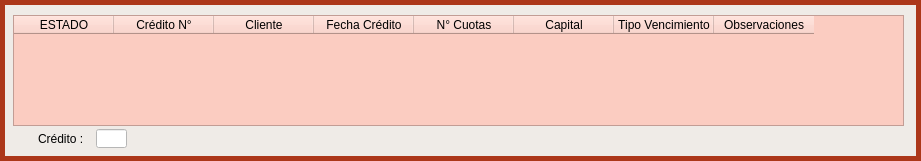
      <widget class="QGroupBox" name="groupBox_2">
       <property name="geometry">
        <rect>
         <x>31</x>
         <y>99</y>
         <width>921</width>
         <height>161</height>
        </rect>
       </property>
       <property name="palette">
        <palette>
         <active>
          <colorrole role="WindowText">
           <brush brushstyle="SolidPattern">
            <color alpha="255">
             <red>0</red>
             <green>0</green>
             <blue>0</blue>
            </color>
           </brush>
          </colorrole>
          <colorrole role="Button">
           <brush brushstyle="SolidPattern">
            <color alpha="255">
             <red>239</red>
             <green>235</green>
             <blue>231</blue>
            </color>
           </brush>
          </colorrole>
          <colorrole role="Light">
           <brush brushstyle="SolidPattern">
            <color alpha="255">
             <red>255</red>
             <green>187</green>
             <blue>153</blue>
            </color>
           </brush>
          </colorrole>
          <colorrole role="Midlight">
           <brush brushstyle="SolidPattern">
            <color alpha="255">
             <red>255</red>
             <green>144</green>
             <blue>89</blue>
            </color>
           </brush>
          </colorrole>
          <colorrole role="Dark">
           <brush brushstyle="SolidPattern">
            <color alpha="255">
             <red>127</red>
             <green>51</green>
             <blue>12</blue>
            </color>
           </brush>
          </colorrole>
          <colorrole role="Mid">
           <brush brushstyle="SolidPattern">
            <color alpha="255">
             <red>170</red>
             <green>68</green>
             <blue>16</blue>
            </color>
           </brush>
          </colorrole>
          <colorrole role="Text">
           <brush brushstyle="SolidPattern">
            <color alpha="255">
             <red>0</red>
             <green>0</green>
             <blue>0</blue>
            </color>
           </brush>
          </colorrole>
          <colorrole role="BrightText">
           <brush brushstyle="SolidPattern">
            <color alpha="255">
             <red>255</red>
             <green>255</green>
             <blue>255</blue>
            </color>
           </brush>
          </colorrole>
          <colorrole role="ButtonText">
           <brush brushstyle="SolidPattern">
            <color alpha="255">
             <red>0</red>
             <green>0</green>
             <blue>0</blue>
            </color>
           </brush>
          </colorrole>
          <colorrole role="Base">
           <brush brushstyle="SolidPattern">
            <color alpha="255">
             <red>239</red>
             <green>235</green>
             <blue>231</blue>
            </color>
           </brush>
          </colorrole>
          <colorrole role="Window">
           <brush brushstyle="SolidPattern">
            <color alpha="255">
             <red>239</red>
             <green>235</green>
             <blue>231</blue>
            </color>
           </brush>
          </colorrole>
          <colorrole role="Shadow">
           <brush brushstyle="SolidPattern">
            <color alpha="255">
             <red>0</red>
             <green>0</green>
             <blue>0</blue>
            </color>
           </brush>
          </colorrole>
          <colorrole role="Highlight">
           <brush brushstyle="SolidPattern">
            <color alpha="255">
             <red>255</red>
             <green>170</green>
             <blue>127</blue>
            </color>
           </brush>
          </colorrole>
          <colorrole role="AlternateBase">
           <brush brushstyle="SolidPattern">
            <color alpha="255">
             <red>255</red>
             <green>178</green>
             <blue>140</blue>
            </color>
           </brush>
          </colorrole>
          <colorrole role="ToolTipBase">
           <brush brushstyle="SolidPattern">
            <color alpha="255">
             <red>255</red>
             <green>255</green>
             <blue>220</blue>
            </color>
           </brush>
          </colorrole>
          <colorrole role="ToolTipText">
           <brush brushstyle="SolidPattern">
            <color alpha="255">
             <red>0</red>
             <green>0</green>
             <blue>0</blue>
            </color>
           </brush>
          </colorrole>
         </active>
         <inactive>
          <colorrole role="WindowText">
           <brush brushstyle="SolidPattern">
            <color alpha="255">
             <red>0</red>
             <green>0</green>
             <blue>0</blue>
            </color>
           </brush>
          </colorrole>
          <colorrole role="Button">
           <brush brushstyle="SolidPattern">
            <color alpha="255">
             <red>239</red>
             <green>235</green>
             <blue>231</blue>
            </color>
           </brush>
          </colorrole>
          <colorrole role="Light">
           <brush brushstyle="SolidPattern">
            <color alpha="255">
             <red>255</red>
             <green>187</green>
             <blue>153</blue>
            </color>
           </brush>
          </colorrole>
          <colorrole role="Midlight">
           <brush brushstyle="SolidPattern">
            <color alpha="255">
             <red>255</red>
             <green>144</green>
             <blue>89</blue>
            </color>
           </brush>
          </colorrole>
          <colorrole role="Dark">
           <brush brushstyle="SolidPattern">
            <color alpha="255">
             <red>127</red>
             <green>51</green>
             <blue>12</blue>
            </color>
           </brush>
          </colorrole>
          <colorrole role="Mid">
           <brush brushstyle="SolidPattern">
            <color alpha="255">
             <red>170</red>
             <green>68</green>
             <blue>16</blue>
            </color>
           </brush>
          </colorrole>
          <colorrole role="Text">
           <brush brushstyle="SolidPattern">
            <color alpha="255">
             <red>0</red>
             <green>0</green>
             <blue>0</blue>
            </color>
           </brush>
          </colorrole>
          <colorrole role="BrightText">
           <brush brushstyle="SolidPattern">
            <color alpha="255">
             <red>255</red>
             <green>255</green>
             <blue>255</blue>
            </color>
           </brush>
          </colorrole>
          <colorrole role="ButtonText">
           <brush brushstyle="SolidPattern">
            <color alpha="255">
             <red>0</red>
             <green>0</green>
             <blue>0</blue>
            </color>
           </brush>
          </colorrole>
          <colorrole role="Base">
           <brush brushstyle="SolidPattern">
            <color alpha="255">
             <red>239</red>
             <green>235</green>
             <blue>231</blue>
            </color>
           </brush>
          </colorrole>
          <colorrole role="Window">
           <brush brushstyle="SolidPattern">
            <color alpha="255">
             <red>239</red>
             <green>235</green>
             <blue>231</blue>
            </color>
           </brush>
          </colorrole>
          <colorrole role="Shadow">
           <brush brushstyle="SolidPattern">
            <color alpha="255">
             <red>0</red>
             <green>0</green>
             <blue>0</blue>
            </color>
           </brush>
          </colorrole>
          <colorrole role="Highlight">
           <brush brushstyle="SolidPattern">
            <color alpha="255">
             <red>255</red>
             <green>170</green>
             <blue>127</blue>
            </color>
           </brush>
          </colorrole>
          <colorrole role="AlternateBase">
           <brush brushstyle="SolidPattern">
            <color alpha="255">
             <red>255</red>
             <green>178</green>
             <blue>140</blue>
            </color>
           </brush>
          </colorrole>
          <colorrole role="ToolTipBase">
           <brush brushstyle="SolidPattern">
            <color alpha="255">
             <red>255</red>
             <green>255</green>
             <blue>220</blue>
            </color>
           </brush>
          </colorrole>
          <colorrole role="ToolTipText">
           <brush brushstyle="SolidPattern">
            <color alpha="255">
             <red>0</red>
             <green>0</green>
             <blue>0</blue>
            </color>
           </brush>
          </colorrole>
         </inactive>
         <disabled>
          <colorrole role="WindowText">
           <brush brushstyle="SolidPattern">
            <color alpha="255">
             <red>127</red>
             <green>51</green>
             <blue>12</blue>
            </color>
           </brush>
          </colorrole>
          <colorrole role="Button">
           <brush brushstyle="SolidPattern">
            <color alpha="255">
             <red>239</red>
             <green>235</green>
             <blue>231</blue>
            </color>
           </brush>
          </colorrole>
          <colorrole role="Light">
           <brush brushstyle="SolidPattern">
            <color alpha="255">
             <red>255</red>
             <green>187</green>
             <blue>153</blue>
            </color>
           </brush>
          </colorrole>
          <colorrole role="Midlight">
           <brush brushstyle="SolidPattern">
            <color alpha="255">
             <red>255</red>
             <green>144</green>
             <blue>89</blue>
            </color>
           </brush>
          </colorrole>
          <colorrole role="Dark">
           <brush brushstyle="SolidPattern">
            <color alpha="255">
             <red>127</red>
             <green>51</green>
             <blue>12</blue>
            </color>
           </brush>
          </colorrole>
          <colorrole role="Mid">
           <brush brushstyle="SolidPattern">
            <color alpha="255">
             <red>170</red>
             <green>68</green>
             <blue>16</blue>
            </color>
           </brush>
          </colorrole>
          <colorrole role="Text">
           <brush brushstyle="SolidPattern">
            <color alpha="255">
             <red>127</red>
             <green>51</green>
             <blue>12</blue>
            </color>
           </brush>
          </colorrole>
          <colorrole role="BrightText">
           <brush brushstyle="SolidPattern">
            <color alpha="255">
             <red>255</red>
             <green>255</green>
             <blue>255</blue>
            </color>
           </brush>
          </colorrole>
          <colorrole role="ButtonText">
           <brush brushstyle="SolidPattern">
            <color alpha="255">
             <red>127</red>
             <green>51</green>
             <blue>12</blue>
            </color>
           </brush>
          </colorrole>
          <colorrole role="Base">
           <brush brushstyle="SolidPattern">
            <color alpha="255">
             <red>239</red>
             <green>235</green>
             <blue>231</blue>
            </color>
           </brush>
          </colorrole>
          <colorrole role="Window">
           <brush brushstyle="SolidPattern">
            <color alpha="255">
             <red>239</red>
             <green>235</green>
             <blue>231</blue>
            </color>
           </brush>
          </colorrole>
          <colorrole role="Shadow">
           <brush brushstyle="SolidPattern">
            <color alpha="255">
             <red>0</red>
             <green>0</green>
             <blue>0</blue>
            </color>
           </brush>
          </colorrole>
          <colorrole role="Highlight">
           <brush brushstyle="SolidPattern">
            <color alpha="255">
             <red>255</red>
             <green>170</green>
             <blue>127</blue>
            </color>
           </brush>
          </colorrole>
          <colorrole role="AlternateBase">
           <brush brushstyle="SolidPattern">
            <color alpha="255">
             <red>255</red>
             <green>102</green>
             <blue>25</blue>
            </color>
           </brush>
          </colorrole>
          <colorrole role="ToolTipBase">
           <brush brushstyle="SolidPattern">
            <color alpha="255">
             <red>255</red>
             <green>255</green>
             <blue>220</blue>
            </color>
           </brush>
          </colorrole>
          <colorrole role="ToolTipText">
           <brush brushstyle="SolidPattern">
            <color alpha="255">
             <red>0</red>
             <green>0</green>
             <blue>0</blue>
            </color>
           </brush>
          </colorrole>
         </disabled>
        </palette>
       </property>
       <property name="font">
        <font>
         <family>KacstOne</family>
         <pointsize>10</pointsize>
         <weight>50</weight>
         <italic>false</italic>
         <bold>false</bold>
        </font>
       </property>
       <property name="autoFillBackground">
        <bool>false</bool>
       </property>
       <property name="styleSheet">
        <string notr="true">QGroupBox{
background-color: rgb(239, 235, 231);
border-style: solid;
border-width: 5px;
border-color: rgb(172, 55, 26);
}

QLabel{
background-color: rgb(239, 235, 231);
}

QLineEdit{
background-color: rgb(255, 255, 255);
}

QTextEdit{
background-color: rgb(255, 255, 255);
}

QComboBox{
background-color: rgb(255, 255, 255);
}

QDateEdit{
background-color: rgb(255, 255, 255);
}

</string>
       </property>
       <property name="title">
        <string/>
       </property>
       <widget class="QTableWidget" name="tw_lista_creditos">
        <property name="geometry">
         <rect>
          <x>13</x>
          <y>15</y>
          <width>891</width>
          <height>111</height>
         </rect>
        </property>
        <property name="styleSheet">
         <string notr="true">background-color: rgb(251, 204, 193);</string>
        </property>
        <column>
         <property name="text">
          <string>ESTADO</string>
         </property>
        </column>
        <column>
         <property name="text">
          <string>Crédito N°</string>
         </property>
        </column>
        <column>
         <property name="text">
          <string>Cliente</string>
         </property>
        </column>
        <column>
         <property name="text">
          <string>Fecha Crédito</string>
         </property>
        </column>
        <column>
         <property name="text">
          <string>N° Cuotas</string>
         </property>
        </column>
        <column>
         <property name="text">
          <string>Capital</string>
         </property>
        </column>
        <column>
         <property name="text">
          <string>Tipo Vencimiento</string>
         </property>
        </column>
        <column>
         <property name="text">
          <string>Observaciones</string>
         </property>
        </column>
       </widget>
       <widget class="QLabel" name="label_2">
        <property name="geometry">
         <rect>
          <x>38</x>
          <y>131</y>
          <width>52</width>
          <height>16</height>
         </rect>
        </property>
        <property name="text">
         <string>Crédito :</string>
        </property>
       </widget>
       <widget class="QLineEdit" name="lne_credito_nro_cuotas_buscar">
        <property name="geometry">
         <rect>
          <x>96</x>
          <y>129</y>
          <width>31</width>
          <height>19</height>
         </rect>
        </property>
        <property name="styleSheet">
         <string notr="true">
background-color: rgb(255, 255, 255);
</string>
        </property>
       </widget>
      </widget>
